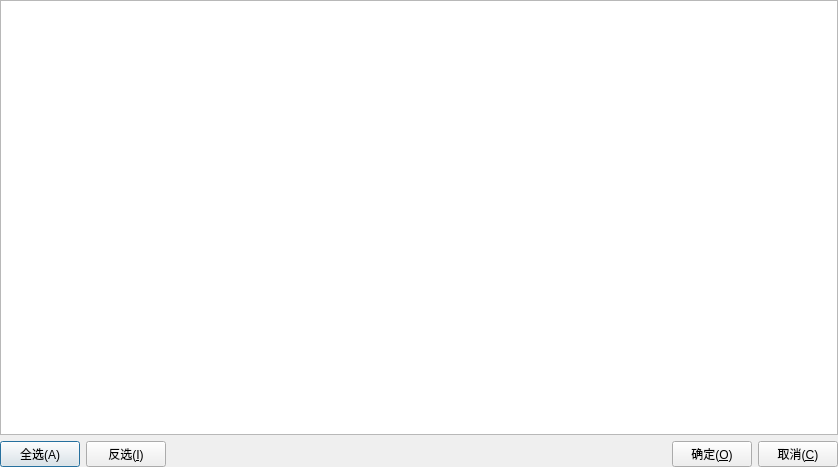
<?xml version="1.0" encoding="UTF-8"?>
<ui version="4.0">
 <class>dlg_add_info_common</class>
 <widget class="QDialog" name="dlg_add_info_common">
  <property name="geometry">
   <rect>
    <x>0</x>
    <y>0</y>
    <width>838</width>
    <height>467</height>
   </rect>
  </property>
  <property name="windowTitle">
   <string>Dialog</string>
  </property>
  <layout class="QGridLayout" name="gridLayout">
   <property name="margin">
    <number>0</number>
   </property>
   <item row="0" column="0">
    <layout class="QVBoxLayout" name="verticalLayout">
     <item>
      <widget class="QTableWidget" name="tableWidget">
       <property name="editTriggers">
        <set>QAbstractItemView::NoEditTriggers</set>
       </property>
      </widget>
     </item>
     <item>
      <layout class="QHBoxLayout" name="horizontalLayout">
       <item>
        <widget class="QPushButton" name="selectAllBtn">
         <property name="text">
          <string>全选(A)</string>
         </property>
         <property name="icon">
          <iconset resource="sim_iec61850.qrc">
           <normaloff>:/sim_iec61850/Resources/20070402165925169.gif</normaloff>:/sim_iec61850/Resources/20070402165925169.gif</iconset>
         </property>
        </widget>
       </item>
       <item>
        <widget class="QPushButton" name="selectInvBtn">
         <property name="text">
          <string>反选(&amp;I)</string>
         </property>
         <property name="icon">
          <iconset resource="sim_iec61850.qrc">
           <normaloff>:/sim_iec61850/Resources/hujiaozhuanyi.gif</normaloff>:/sim_iec61850/Resources/hujiaozhuanyi.gif</iconset>
         </property>
        </widget>
       </item>
       <item>
        <spacer name="horizontalSpacer">
         <property name="orientation">
          <enum>Qt::Horizontal</enum>
         </property>
         <property name="sizeHint" stdset="0">
          <size>
           <width>40</width>
           <height>20</height>
          </size>
         </property>
        </spacer>
       </item>
       <item>
        <widget class="QPushButton" name="pushButton_ok">
         <property name="text">
          <string>确定(&amp;O)</string>
         </property>
         <property name="icon">
          <iconset resource="sim_iec61850.qrc">
           <normaloff>:/sim_iec61850/Resources/20070402165925169.gif</normaloff>:/sim_iec61850/Resources/20070402165925169.gif</iconset>
         </property>
        </widget>
       </item>
       <item>
        <widget class="QPushButton" name="pushButton_cancel">
         <property name="text">
          <string>取消(&amp;C)</string>
         </property>
         <property name="icon">
          <iconset resource="sim_iec61850.qrc">
           <normaloff>:/sim_iec61850/Resources/del.gif</normaloff>:/sim_iec61850/Resources/del.gif</iconset>
         </property>
        </widget>
       </item>
      </layout>
     </item>
    </layout>
   </item>
  </layout>
 </widget>
 <resources>
  <include location="sim_iec61850.qrc"/>
 </resources>
 <connections/>
</ui>
